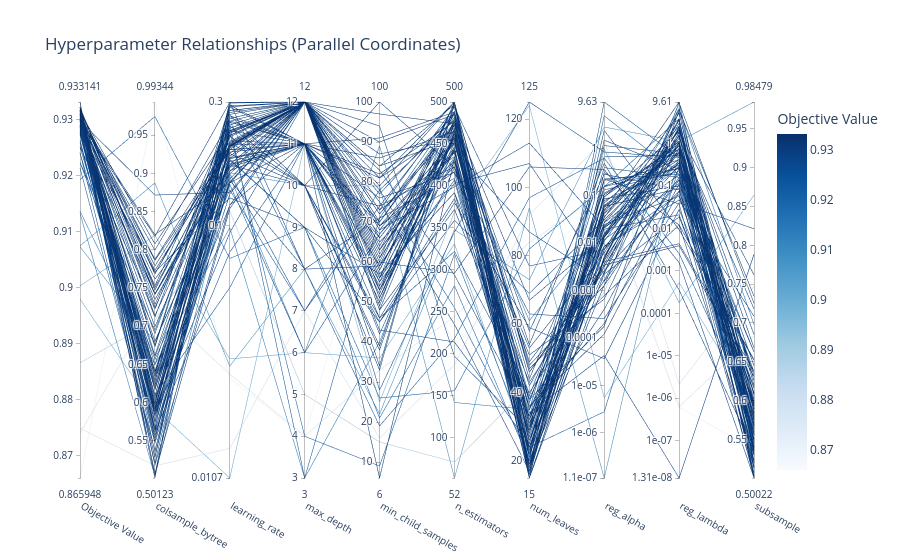

Notebook source saved alongside this figure:
### Code cell
# Parallel Coordinates Plot
print("=" * 60)
print("3. PARALLEL COORDINATES")
print("=" * 60)

fig = plot_parallel_coordinate(study)
fig.update_layout(title="Hyperparameter Relationships (Parallel Coordinates)")
fig.show()
